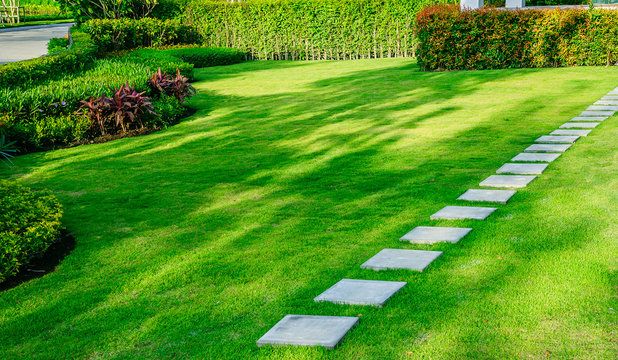
#> input picture path_to_image.jpg, 618 x 360 px
$ python obstacle_detection.py
#> lines starting #> are read from the running program, lines starting #| are printed output that depends on the picture; after the words box and inside, x2 and y2 are one past the last pixel; in counts of white or black regions, pixels touching at a corner belong together
import cv2 as cv
import numpy as np

img = cv.imread('path_to_image.jpg')
#> img is the input picture: shape (360, 618, 3); mean B, G, R 35.4, 145.7, 85.9
cv.imshow('Lawn Area', img)

gray = cv.cvtColor(img, cv.COLOR_BGR2GRAY)
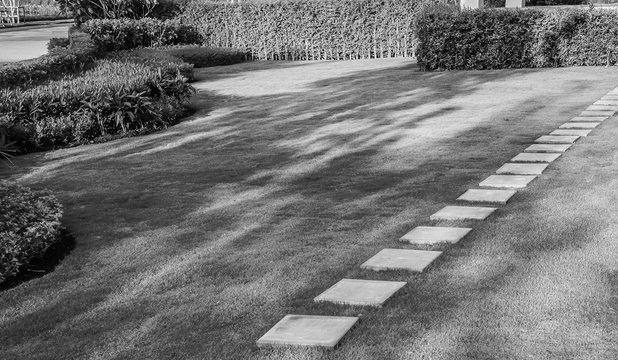
#> gray: shape (360, 618); min 0, max 254, mean 115.2
cv.imshow('Grayscale', gray)

edges = cv.Canny(gray, 100, 200)
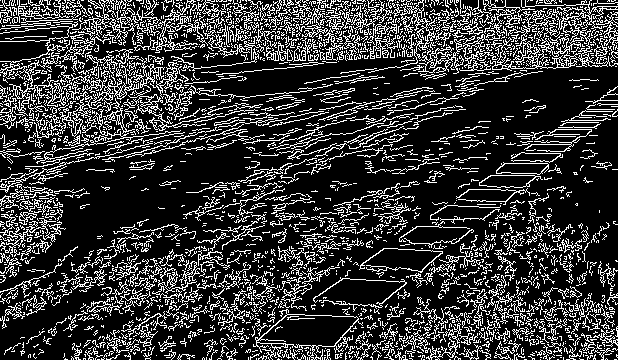
#> edges: shape (360, 618); 21.9% white in thin lines or dots
cv.imshow('Edges', edges)

contours, _ = cv.findContours(edges, cv.RETR_TREE, cv.CHAIN_APPROX_SIMPLE)
#> contours = 3154 contours, 2963 with area under 20; largest, box (x1, y1, x2, y2) and area: (253, 309, 363, 360) 2496, (256, 314, 359, 348) 2264, (490, 0, 618, 71) 1636, (71, 58, 173, 134) 795, (418, 34, 498, 74) 556

cv.drawContours(img, contours, -1, (0, 255, 0), 3)
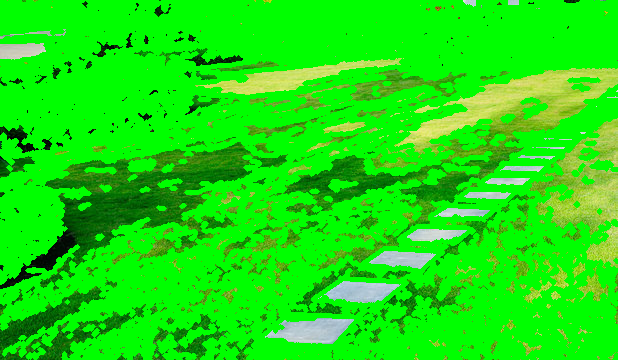
#> img: shape (360, 618, 3); mean B, G, R 13, 226.1, 25.4
cv.imshow('Detected Obstacles', img)

cv.waitKey(0)

$ run again, with lawn.jpg copied over path_to_image.jpg
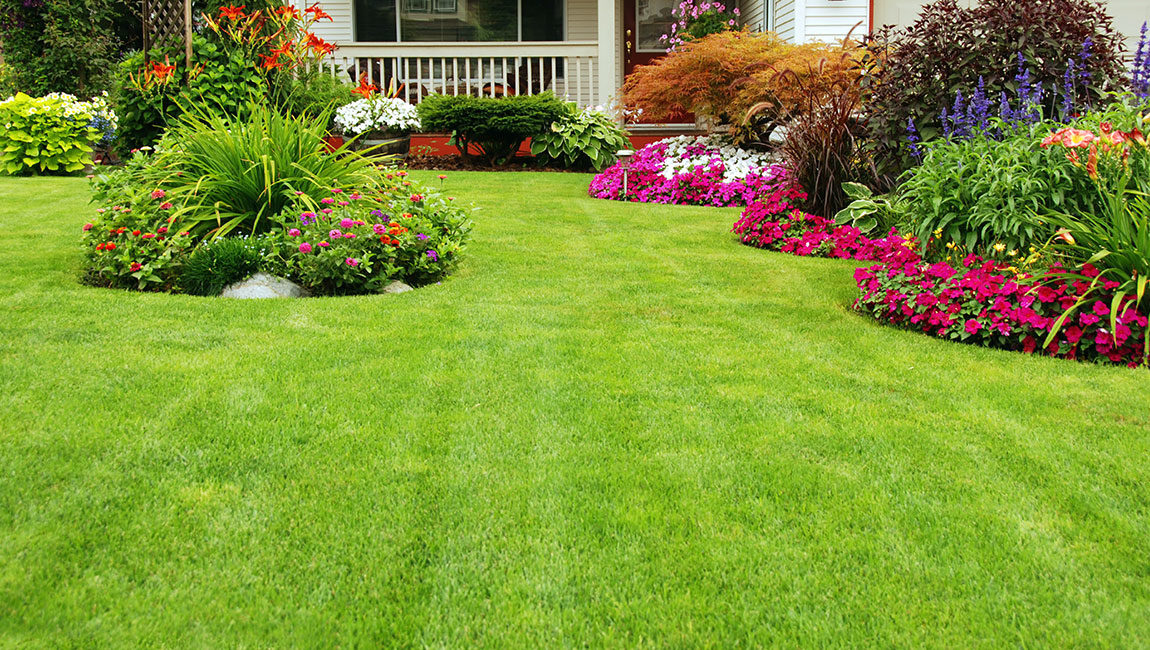
#> input picture lawn.jpg, 1150 x 650 px
#> img is the input picture: shape (650, 1150, 3); mean B, G, R 52.4, 148.2, 125.9
#> `edges = cv.Canny(gray, 100, 200)`:
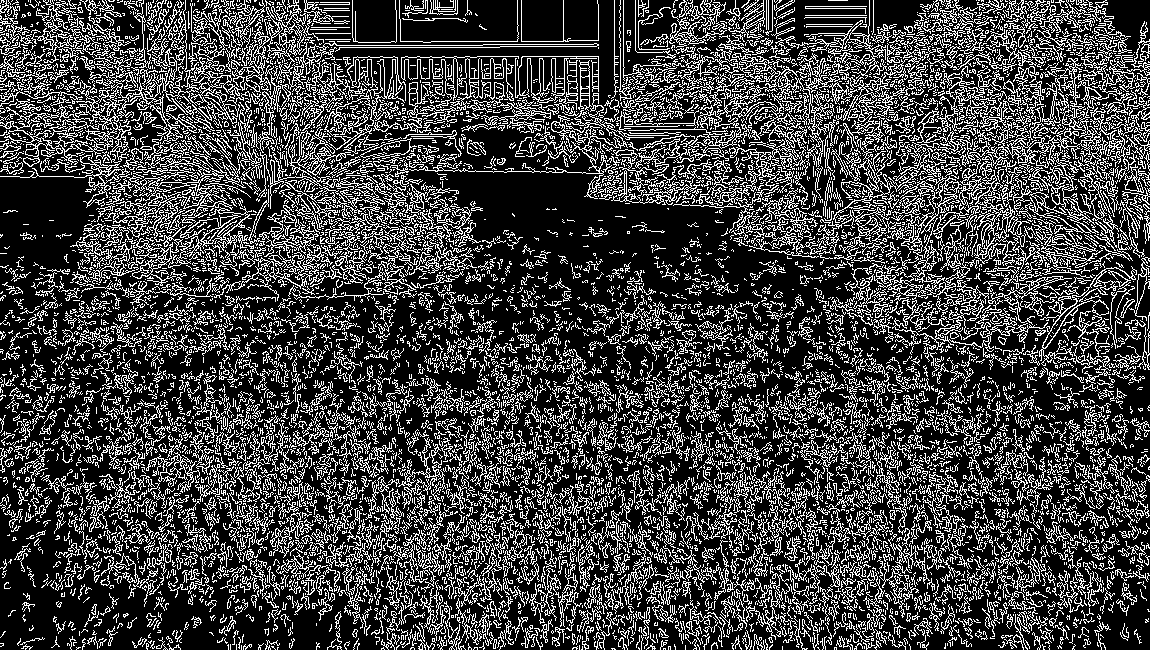
#> edges: shape (650, 1150); 25.8% white in thin lines or dots
#> contours = 12140 contours, 11141 with area under 20; largest, box (x1, y1, x2, y2) and area: (696, 53, 858, 188) 3280, (1005, 58, 1144, 278) 2716, (57, 0, 241, 163) 2332, (874, 165, 970, 300) 1794, (324, 56, 406, 154) 1612
#> `cv.drawContours(img, contours, -1, (0, 255, 0), 3)`:
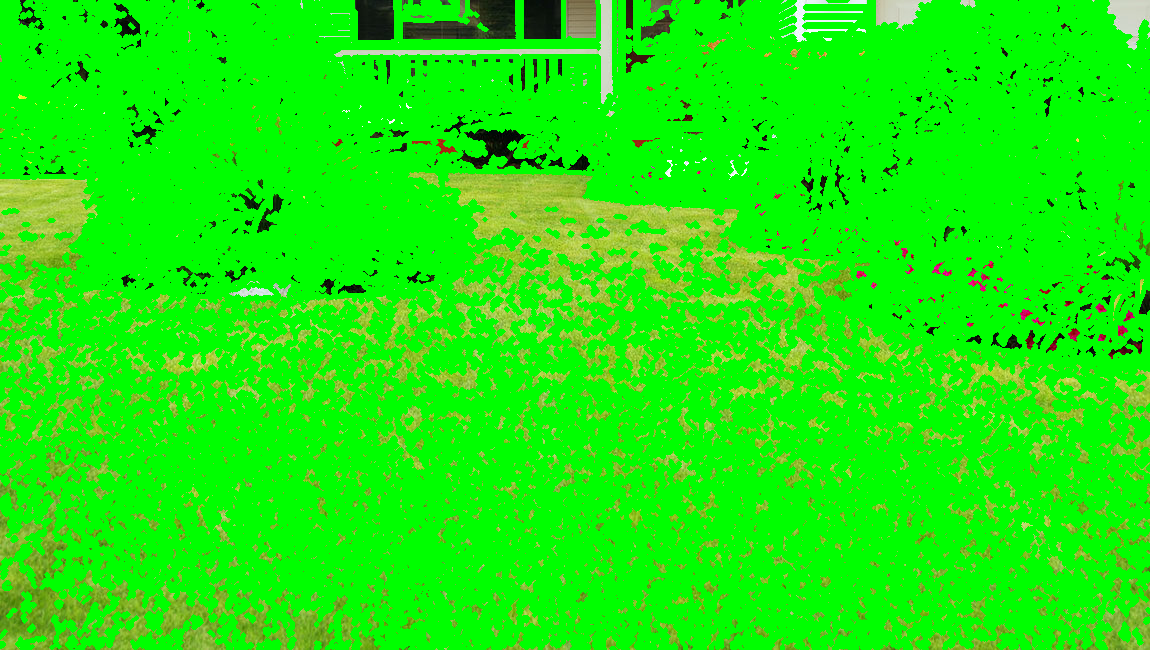
#> img: shape (650, 1150, 3); mean B, G, R 10.2, 238.2, 25.3

$ run again, with path_to_lawn_boundary.jpg copied over path_to_image.jpg
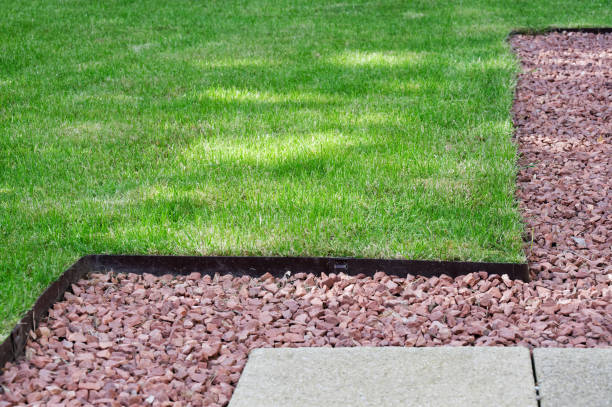
#> input picture path_to_lawn_boundary.jpg, 612 x 407 px
#> img is the input picture: shape (407, 612, 3); mean B, G, R 100.6, 148, 129.1
#> `edges = cv.Canny(gray, 100, 200)`:
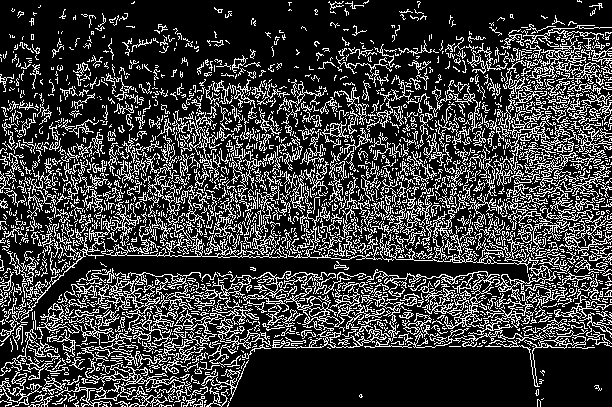
#> edges: shape (407, 612); 23.5% white in thin lines or dots
#> contours = 3317 contours, 2996 with area under 20; largest, box (x1, y1, x2, y2) and area: (285, 231, 567, 348) 2128, (71, 276, 178, 346) 939, (163, 310, 271, 363) 676, (504, 71, 550, 156) 630, (0, 205, 287, 342) 596
#> `cv.drawContours(img, contours, -1, (0, 255, 0), 3)`:
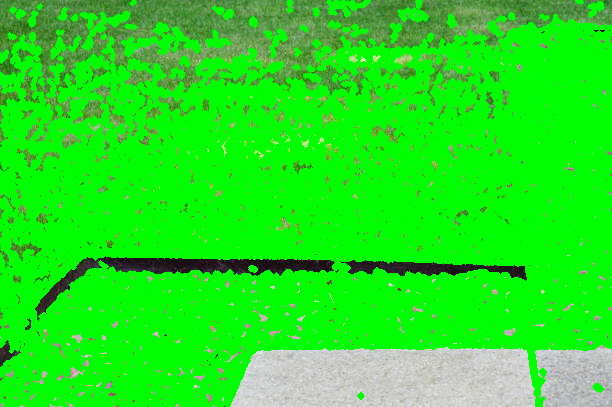
#> img: shape (407, 612, 3); mean B, G, R 29.3, 228, 33.8

$ run again, with lawn_with_obstacles.jpeg copied over path_to_image.jpg
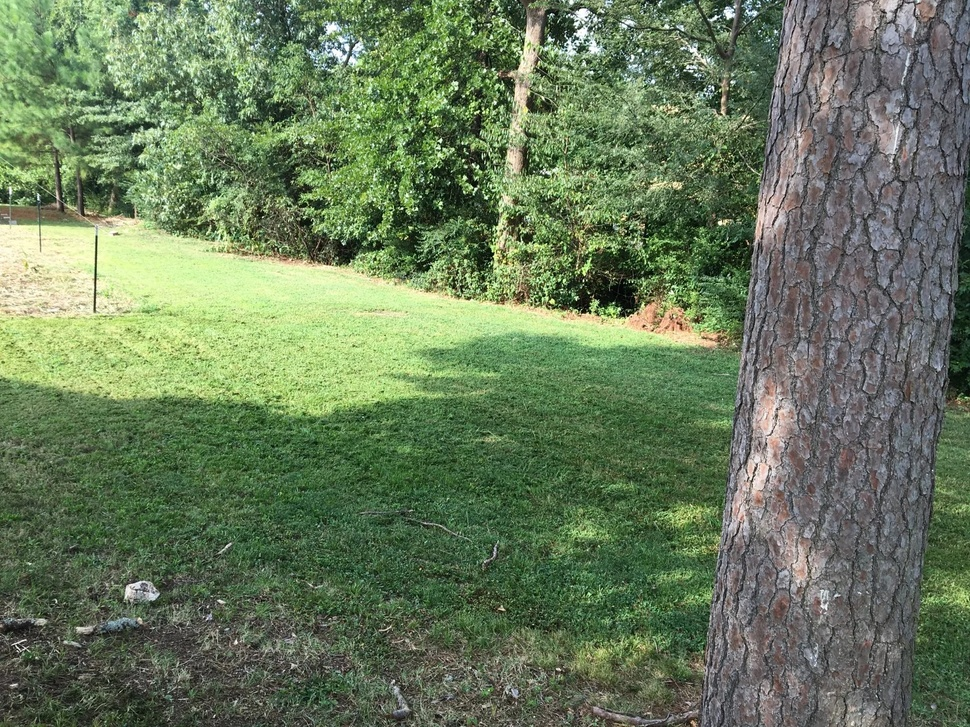
#> input picture lawn_with_obstacles.jpeg, 970 x 727 px, shrunk from 1600 x 1200 before the run
#> img is the input picture: shape (727, 970, 3); mean B, G, R 91.1, 122.1, 104.2
#> `edges = cv.Canny(gray, 100, 200)`:
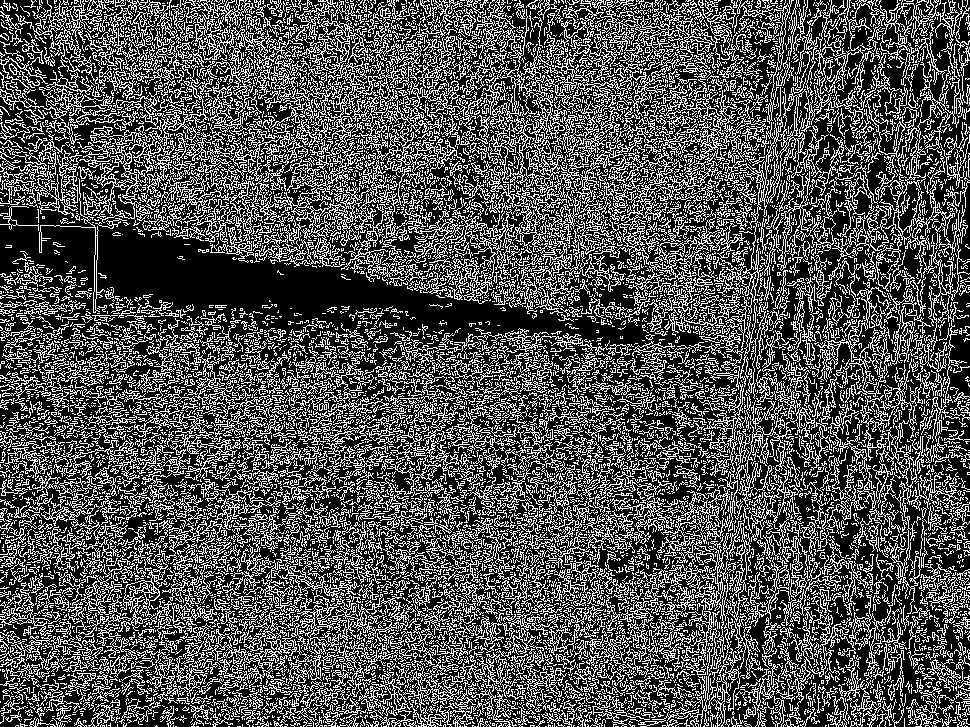
#> edges: shape (727, 970); 32.1% white in thin lines or dots
#> contours = 14938 contours, 13698 with area under 20; largest, box (x1, y1, x2, y2) and area: (475, 0, 720, 306) 13480, (264, 0, 423, 185) 4330, (157, 56, 283, 251) 3644, (83, 80, 209, 223) 2334, (533, 66, 608, 138) 2314
#> `cv.drawContours(img, contours, -1, (0, 255, 0), 3)`:
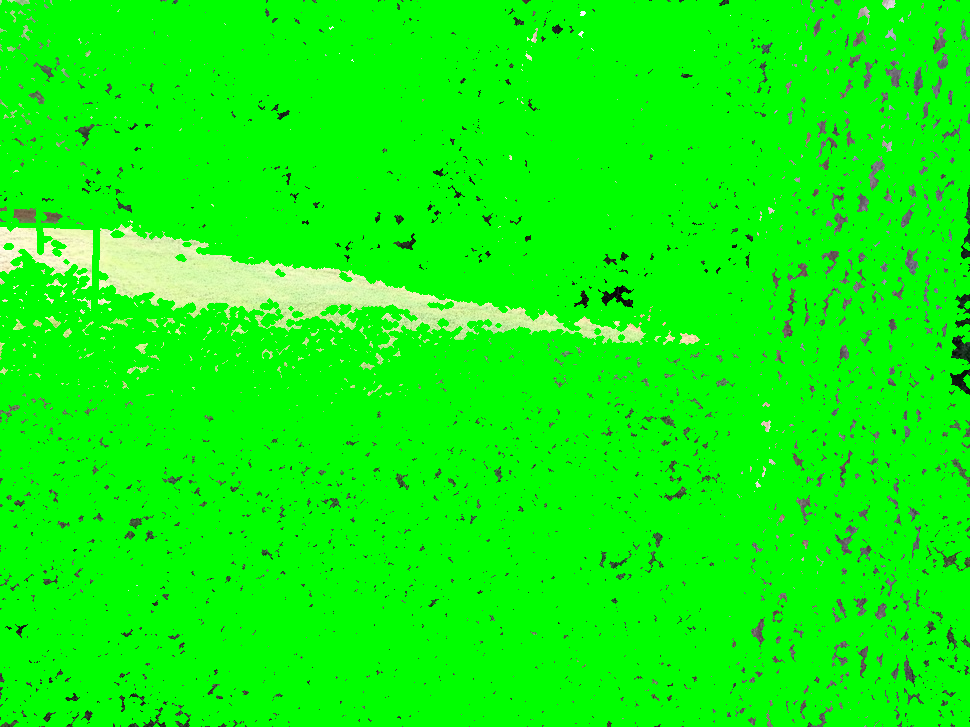
#> img: shape (727, 970, 3); mean B, G, R 9.5, 247.7, 11.4
